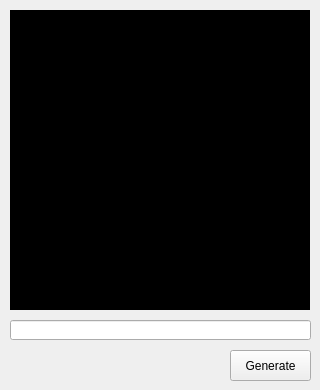
<?xml version="1.0" encoding="UTF-8"?>
<ui version="4.0">
 <class>Form</class>
 <widget class="QWidget" name="Form">
  <property name="geometry">
   <rect>
    <x>0</x>
    <y>0</y>
    <width>320</width>
    <height>390</height>
   </rect>
  </property>
  <property name="sizePolicy">
   <sizepolicy hsizetype="Fixed" vsizetype="Fixed">
    <horstretch>0</horstretch>
    <verstretch>0</verstretch>
   </sizepolicy>
  </property>
  <property name="minimumSize">
   <size>
    <width>320</width>
    <height>390</height>
   </size>
  </property>
  <property name="maximumSize">
   <size>
    <width>320</width>
    <height>390</height>
   </size>
  </property>
  <property name="windowTitle">
   <string>QRCODE App</string>
  </property>
  <widget class="QLabel" name="lblQrCode">
   <property name="geometry">
    <rect>
     <x>10</x>
     <y>10</y>
     <width>300</width>
     <height>300</height>
    </rect>
   </property>
   <property name="sizePolicy">
    <sizepolicy hsizetype="Fixed" vsizetype="Fixed">
     <horstretch>0</horstretch>
     <verstretch>0</verstretch>
    </sizepolicy>
   </property>
   <property name="autoFillBackground">
    <bool>false</bool>
   </property>
   <property name="styleSheet">
    <string notr="true">background-color: rgb(0,0,0);
</string>
   </property>
   <property name="text">
    <string/>
   </property>
  </widget>
  <widget class="QLineEdit" name="txtQrData">
   <property name="geometry">
    <rect>
     <x>10</x>
     <y>320</y>
     <width>301</width>
     <height>20</height>
    </rect>
   </property>
   <property name="sizePolicy">
    <sizepolicy hsizetype="Fixed" vsizetype="Fixed">
     <horstretch>0</horstretch>
     <verstretch>0</verstretch>
    </sizepolicy>
   </property>
  </widget>
  <widget class="QPushButton" name="btnQrGen">
   <property name="geometry">
    <rect>
     <x>230</x>
     <y>350</y>
     <width>81</width>
     <height>31</height>
    </rect>
   </property>
   <property name="sizePolicy">
    <sizepolicy hsizetype="Fixed" vsizetype="Fixed">
     <horstretch>0</horstretch>
     <verstretch>0</verstretch>
    </sizepolicy>
   </property>
   <property name="text">
    <string>Generate</string>
   </property>
  </widget>
 </widget>
 <resources/>
 <connections/>
</ui>
